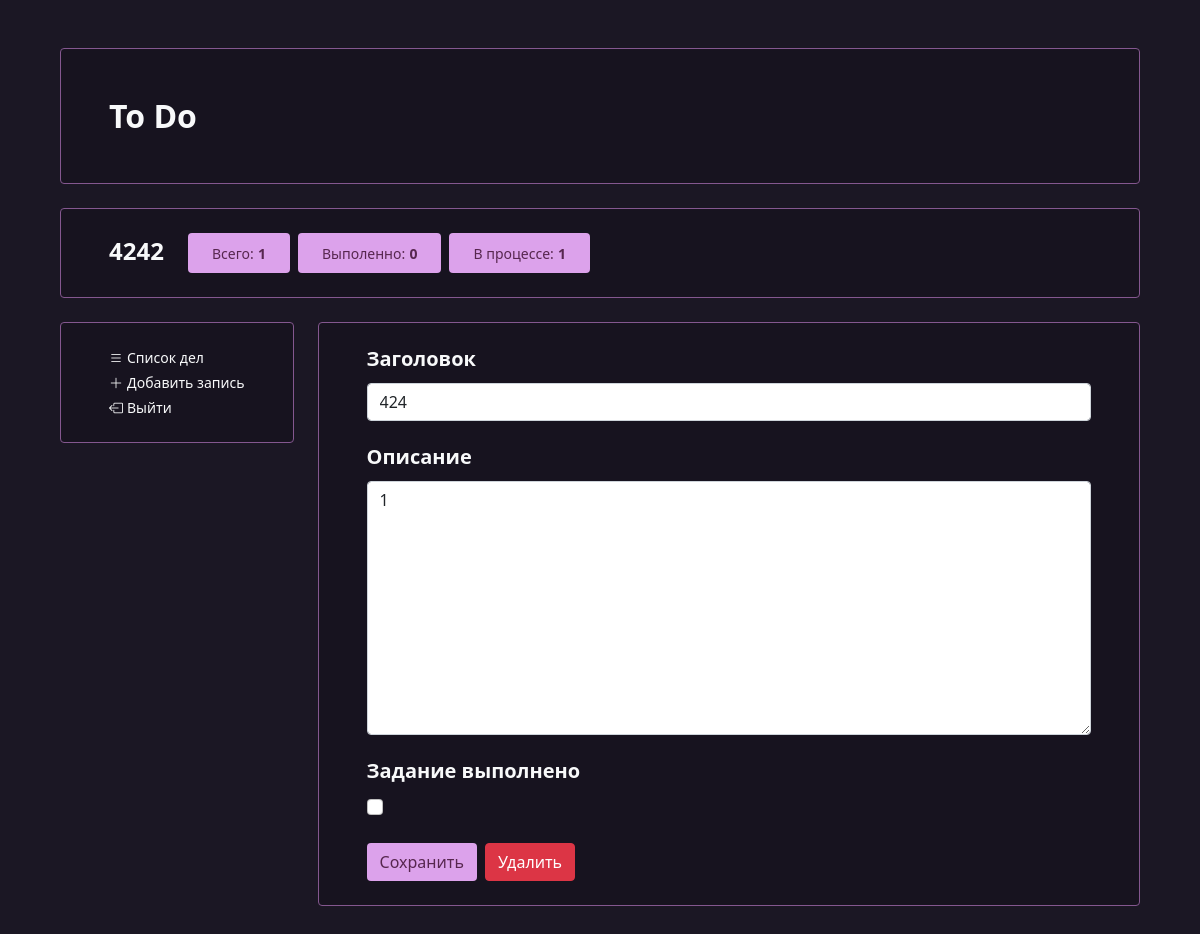
/affairs/26/ (signed in), run on the app's committed database.
### users/models.py (models this page shows, shortened)
class User(AbstractUser):
    @property
    def in_process_affairs_amount(self):
        return self.get_in_process_affairs().count()
    def get_in_process_affairs(self, *args):
        if args:
            return self.affair_set.filter(date_end__isnull=True).values(*args)
        return self.affair_set.filter(date_end__isnull=True)
    @property
    def completed_affairs_amount(self):
        return self.get_completed_affairs().count()
    def get_completed_affairs(self, *args):
        if args:
            return self.affair_set.exclude(date_end__isnull=True).values(*args)
        return self.affair_set.exclude(date_end__isnull=True)

### affairs/models.py (models this page shows, shortened)
class Affair(models.Model):
    title = models.CharField(max_length=128, verbose_name='Заголовок')
    text = models.TextField(max_length=2048, verbose_name='Описание', blank=True)
    date_add = models.DateTimeField(auto_now_add=True, verbose_name='Дата добавления')
    date_end = models.DateTimeField(verbose_name='Дата выполнения', blank=True, null=True)
    is_completed = models.BooleanField(verbose_name='Задание выполнено', default=False)
    author = models.ForeignKey(to=settings.AUTH_USER_MODEL, on_delete=models.CASCADE, verbose_name='Автор')
    class Meta:
        ordering = ["is_completed", "-date_add"]

### affairs/views.py (the view)
# urls.py: path('<int:affair_id>/', views.affair_view, name='affair'),
@login_required
def affair_view(request, affair_id):
    affair = Affair.objects.filter(pk=affair_id, author__pk=request.user.pk).first()
    if not affair:
        return redirect('affairs:home')
    form = AffairEditingForm(request.POST or None, instance=affair)
    context = {
        'form': form,
        'affair': affair
    }
    if request.POST and request.POST.get('save'):
        update_affair_from_form(request, form)
        return redirect('affairs:affair', affair_id)
    elif request.POST.get('delete'):
        messages.add_message(request, messages.SUCCESS, "Запись удалена", extra_tags="warning")
        delete_affair(affair_id)
        return redirect('affairs:home')
    return render(request, 'affairs/affair.html', context=context)

### affairs/forms.py
class AffairEditingForm(models.ModelForm):
    def __init__(self, *args, **kwargs):
        super().__init__(*args, **kwargs)
        for field in self.fields.values():
            field.widget.attrs.update({
                "class": "form-control",
            })
        self.fields['is_completed'].widget.attrs.update({
            'class': 'form-check-input'
        })
    class Meta:
        model = Affair
        fields = ('title', 'text', 'is_completed')

### affairs/templates/affairs/affair.html (shortened to what this page needs)
{% extends 'affairs/base.html' %}
{% block content %}
<div class="rounded menu p-4 px-5">
    <form action="{% url 'affairs:affair' affair_id=affair.pk %}" method="POST" novalidate>
        <div class="row row-cols-1 g-4">
            {% for field in form %}
            <div class="col">
                <div class="row row-cols-1 text-light g-1">
                    <div class="col">
                        <h5 class='fw-bold'>{{ field.label }}</h5>
                    </div>
                    <div class="col">
                        {{ field }}
                    </div>
                </div>
            </div>
            {% endfor %}
            <div class="col">
                <button type="submit" class='btn completed' name='save' value="save">Сохранить</button>
                <button type="submit" class='btn btn-danger ms-1' name='delete' value="delete">Удалить</button>
            </div>
        </div>
    </form>
</div>
{% endblock %}

### affairs/templates/affairs/base.html (shortened to what this page needs)
{% load static %}
<!DOCTYPE html>
<html lang="en">
<head>
	<link href="https://cdn.jsdelivr.net/npm/bootstrap@5.1.3/dist/css/bootstrap.min.css" rel="stylesheet">
	<link rel="stylesheet" href="https://cdn.jsdelivr.net/npm/bootstrap-icons@1.8.1/font/bootstrap-icons.css">
	<link rel="stylesheet" href="{% static 'base/css/base.css' %}">
</head>
<body>
<div class="p-5">
	<div class="container">
		<div class="row g-4">
            <div class="col-12">
                <div class="p-5 rounded menu">
                	<a href="{% url 'affairs:home' %}">
        	            <h2 class='m-0 fw-bold text-light'>
        	                To Do
        	            </h2>
                    </a>
                </div>
            </div>
            <div class="col-12">
                <div class="p-4 px-5 rounded menu">
                    <div class="row g-4">
                        <div class="col-auto">
                            <span class='m-0 fs-4 text-light fw-bold'>{{ request.user.username }}</span>
                        </div>
                        <div class="col-auto">
                            <div class="row g-2">
                                <div class='col-auto'>
                                	<a href="{% url 'affairs:home' %}">
        	                            <div class="py-2 px-4 rounded completed">
        	                                <small>Всего:</small>
        	                                <small class="fw-bold">{{ request.user.affair_set.count }}</small>
        	                            </div>
                                    </a>
                                </div>
                                <div class='col-auto'>
                                	<a href="{% url 'affairs:home' %}?affair_status=completed">
        	                            <div class="py-2 px-4 rounded completed">
        	                                <small>Выполенно:</small>
        	                                <small class="fw-bold">{{ request.user.completed_affairs_amount }}</small>
        	                            </div>
        	                        </a>
                                </div>
                                <div class='col-auto'>
                                	<a href="{% url 'affairs:home' %}?affair_status=process">
        	                            <div class="py-2 px-4 rounded completed">
        	                                <small>В процессе:</small>
        	                                <small class="fw-bold">{{ request.user.in_process_affairs_amount }}</small>
        	                            </div>
        	                        </a>
                                </div>
                            </div>
                        </div>
                    </div>
                </div>
            </div>
            <div class="col-auto">
                <div class="p-4 px-5 rounded menu">
                    <div class="d-flex flex-column">
                            <small class="mb-1"><a href="{% url 'affairs:home' %}" class="link-light"><i class="bi bi-list me-1"></i>Список дел</a></small>
                            <small class="mb-1"><a href="{% url 'affairs:add_affair' %}" class="link-light"><i class="bi bi-plus-lg me-1"></i>Добавить запись</a></small>
                            <small><a href="{% url 'users:logout' %}" class="link-light"><i class="bi bi-box-arrow-left me-1"></i>Выйти</a></small>
                    </div>
                </div>
            </div>
            <div class="col">
                {% block content %}
                {% endblock %}
            </div>
        </div>
	</div>
</div>
</body>
</html>

### static/base/css/base.css (style rules this page uses)
body { background: #1b1724; }
a { text-decoration: none; cursor: pointer; }
.menu { border: 1px solid #84578f; background: #17131f; }
.completed { background: #dca2eb; color: #57274f; transition: 0.2s all ease-out; }

### data on the page
User: user.username "4242", user.affair_set.count "1", user.completed_affairs_amount "0", user.in_process_affairs_amount "1"
Affair: form "424" "1"

### other printed values
{{ field.label }} "Заголовок" "Описание" "Задание выполнено"
